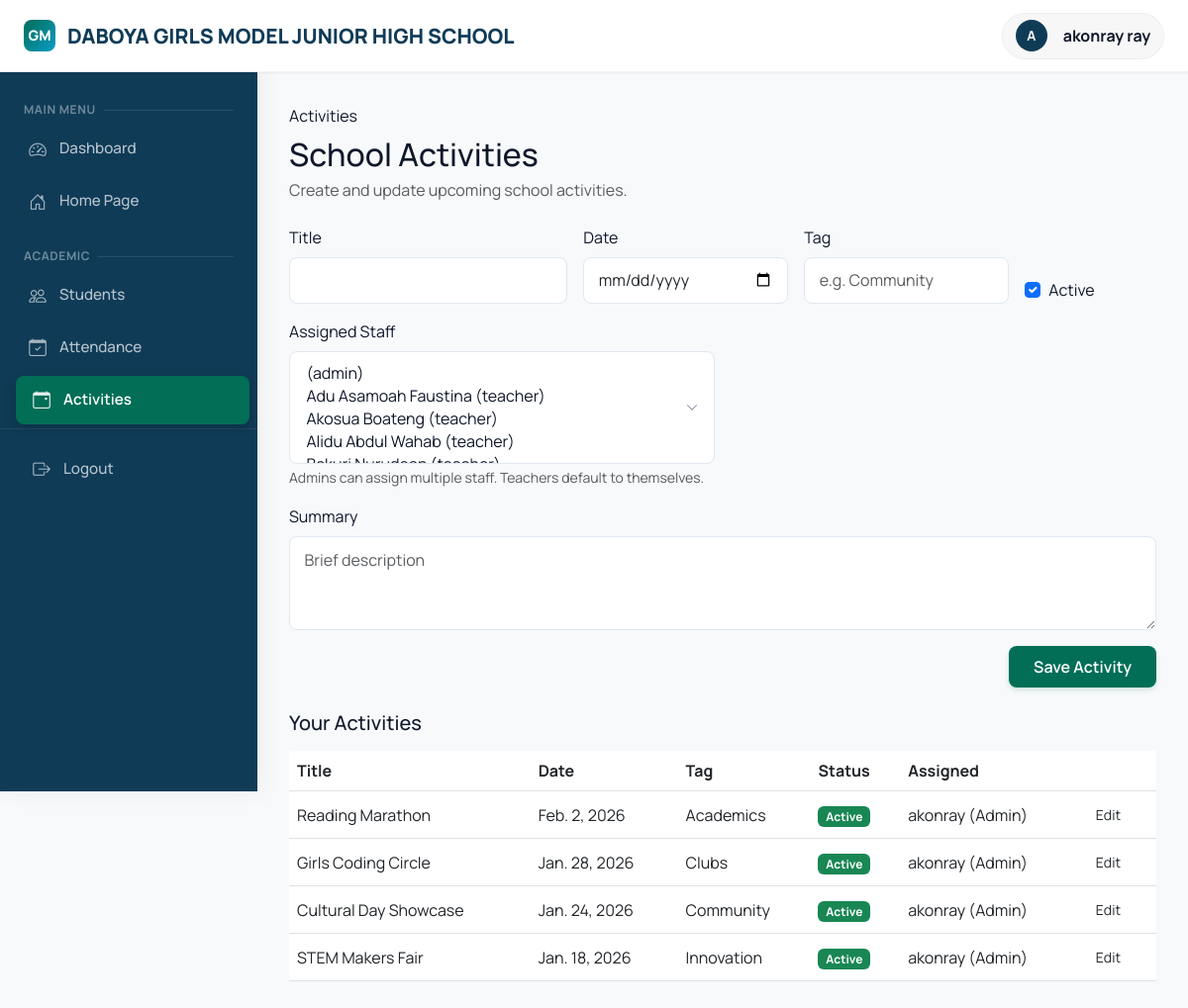
The page /academics/activities/manage/ (signed in) on the database as committed earlier.
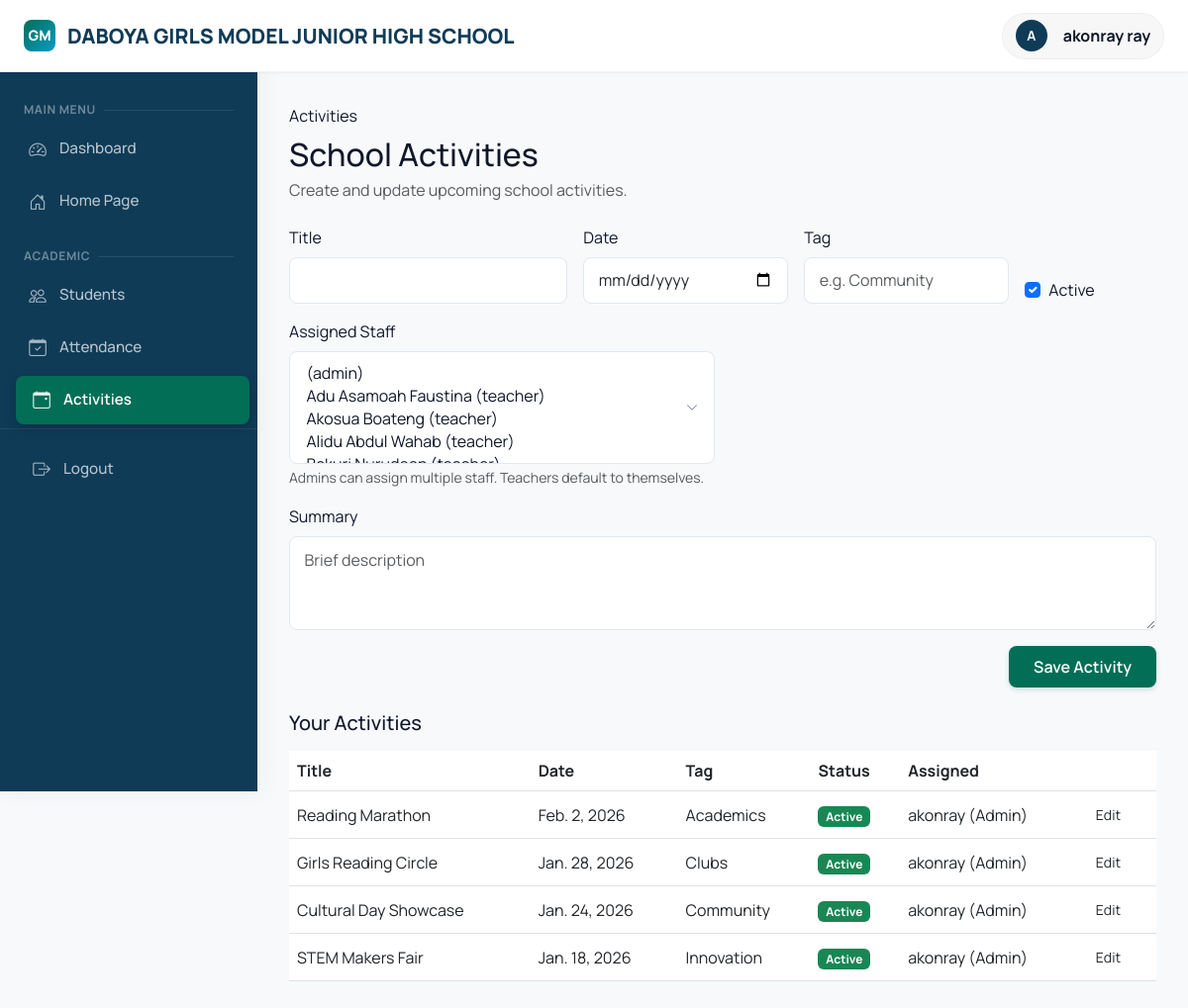
The same page on the database as committed later.
### academics/models.py (models this page shows, shortened)
class Activity(models.Model):
    title = models.CharField(max_length=120)
    summary = models.TextField(blank=True)
    date = models.DateField()
    tag = models.CharField(max_length=50, blank=True)
    is_active = models.BooleanField(default=True)
    created_by = models.ForeignKey(User, on_delete=models.SET_NULL, null=True, blank=True, related_name='created_activities')
    assigned_staff = models.ManyToManyField(User, blank=True, related_name='assigned_activities')
    created_at = models.DateTimeField(auto_now_add=True)
    updated_at = models.DateTimeField(auto_now=True)
    class Meta:
        ordering = ['date', '-created_at']

### accounts/models.py (models this page shows)
class User(AbstractUser):
    USER_TYPES = (
        ('admin', 'Admin'),
        ('teacher', 'Teacher'),
        ('student', 'Student'),
        ('parent', 'Parent'),
    )
    user_type = models.CharField(max_length=10, choices=USER_TYPES)
    phone = models.CharField(max_length=15, blank=True)
    address = models.TextField(blank=True)
    profile_picture = models.ImageField(upload_to='profiles/', null=True, blank=True)
    def __str__(self):
        return f"{self.username} ({self.get_user_type_display()})"

### academics/views.py (the view, shortened to what this page needs)
# urls.py: path('activities/manage/', views.manage_activities, name='manage_activities'),
@login_required
def manage_activities(request):
	if request.user.user_type not in ['admin', 'teacher']:
		messages.error(request, 'Access denied')
		return redirect('dashboard')
	is_admin = request.user.user_type == 'admin'
	staff_queryset = User.objects.filter(user_type__in=['admin', 'teacher']).order_by('first_name', 'last_name')
	if is_admin:
		activities = Activity.objects.all()
	else:
		activities = Activity.objects.filter(Q(created_by=request.user) | Q(assigned_staff=request.user)).distinct()
	context = {
		'activities': activities.order_by('-date'),
		'staff_queryset': staff_queryset,
		'is_admin': is_admin,
	}
	return render(request, 'academics/manage_activities.html', context)

### academics/context_processors.py (called while the page is built)
def school_info(request):
    try:
        info = SchoolInfo.objects.first()
    except:
        info = None
    if not info:
        return {
            'school_name': "Daboya Girls Model JHS",
            'school_address': "P.O. Box 6, Daboya, North Gonja District",
            'school_motto': "Success, Our Concern",
        }
    return {
        'school_name': info.name,
        'school_address': info.address,
        'school_phone': info.phone,
        'school_email': info.email,
        'school_motto': info.motto,
        'school_logo': info.logo,
        'school_object': info
    }

### templates/academics/manage_activities.html (shortened to what the changed rows need)
{% extends 'base.html' %}
{% block content %}
<div class="d-flex align-items-center mb-4">
    <div>
        <h2 class="page-title mb-1">School Activities</h2>
    </div>
</div>
<div class="content-wrapper">
    <div class="table-responsive">
        <table class="table align-middle">
            <thead>
                <tr>
                    <th>Title</th>
                    <th>Date</th>
                    <th>Tag</th>
                    <th>Status</th>
                    <th>Assigned</th>
                    <th></th>
                </tr>
            </thead>
            <tbody>
                {% for activity in activities %}
                <tr>
                    <td>{{ activity.title }}</td>
                    <td>{{ activity.date }}</td>
                    <td>{{ activity.tag }}</td>
                    <td>
                        {% if activity.is_active %}
                            <span class="badge bg-success">Active</span>
                        {% else %}
                            <span class="badge bg-secondary">Inactive</span>
                        {% endif %}
                    </td>
                    <td>
                        {% with staff_list=activity.assigned_staff.all %}
                            {% if staff_list %}
                                {{ staff_list|join:', ' }}
                            {% else %}
                                <span class="text-muted">None</span>
                            {% endif %}
                        {% endwith %}
                    </td>
                    <td>
                        <button class="btn btn-sm btn-outline-gradient" type="button"
                            onclick="prefillActivity('{{ activity.id }}','{{ activity.title|escapejs }}','{{ activity.date }}','{{ activity.tag|escapejs }}','{{ activity.summary|escapejs }}', {{ activity.is_active|yesno:'true,false' }}, [{% for s in activity.assigned_staff.all %}'{{ s.id }}'{% if not forloop.last %},{% endif %}{% endfor %}])">
                            Edit
                        </button>
                    </td>
                </tr>
                {% empty %}
                <tr>
                    <td colspan="6" class="text-center text-muted">No activities yet.</td>
                </tr>
                {% endfor %}
            </tbody>
        </table>
    </div>
</div>
{% endblock %}

Rows that differ between the two databases and show on the page:
changed Activity "Clubs": title "Girls Coding Circle" → "Girls Reading Circle"
